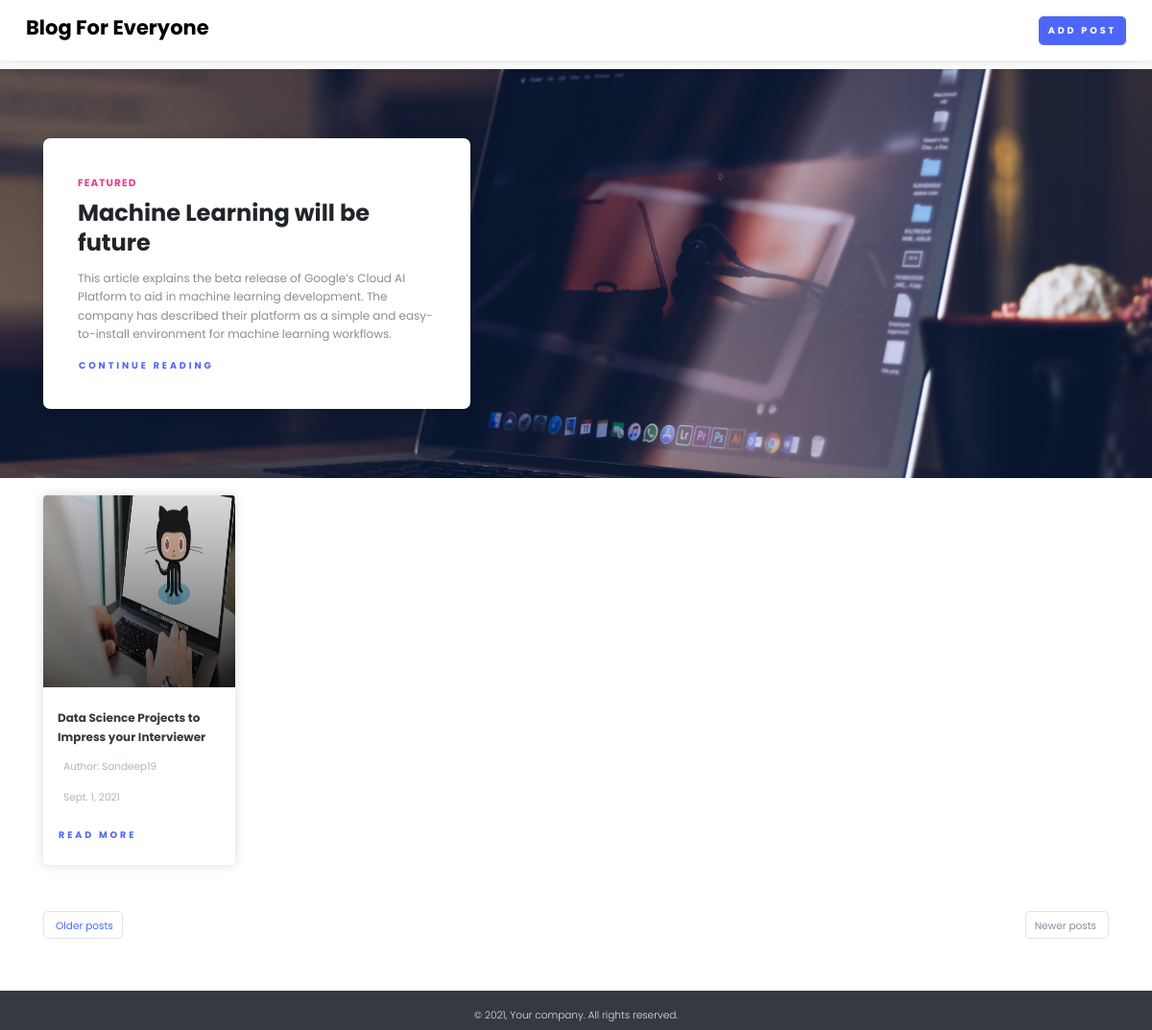
Before: / with the older database file.
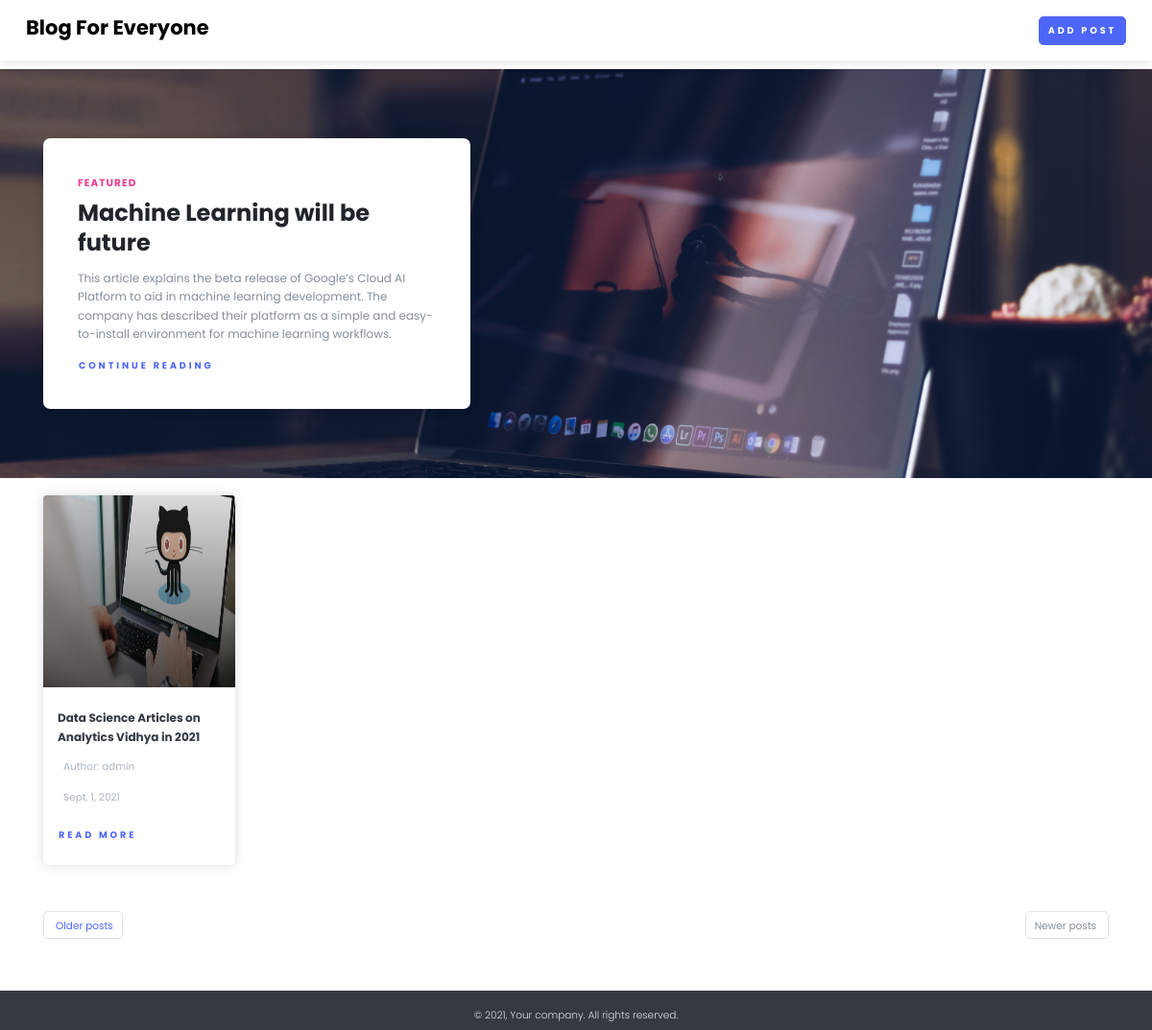
After: the same page with the newer database file.
### app/models.py (models this page shows, shortened)
class post(models.Model):
    title = models.CharField(max_length=200)
    image = models.ImageField(upload_to='media')
    content = FroalaField()
    slug     = models.SlugField(max_length=1000,null=True,blank=True)
    created_At = models.DateField(auto_now_add=True)
    user = ForeignKey(User, on_delete=models.CASCADE)

### app/views.py (the view)
# urls.py: path('',views.home,name='home'),
def home(request):
    obj = post.objects.all()
    return render(request, 'app/blog.html', {'obj': obj})

### app/templates/app/blog.html (shortened to what this page needs)
{% extends 'app/base.html' %}
{% load static %}
{% block content %}
<section class="position-relative py-6">
  <img class="bg-image" src="{% static 'images/tech.jpg' %}" alt="">
  <div class="container">
    <div class="row">
      <div class="col-lg-5">
        <div class="bg-white rounded-lg shadow p-5"><strong class="text-uppercase text-secondary d-inline-block mb-2 text-sm">Featured</strong>
          <h2 class="mb-3">Machine Learning will be future</h2>
          <p class="text-muted">This article explains the beta release of Google’s Cloud AI Platform to aid in machine learning development. The company has described their platform as a simple and easy-to-install environment for machine learning workflows.</p><a class="btn btn-link p-0" href="#">Continue reading </a>
        </div>
      </div>
    </div>
  </div>
</section>
<section class="py-4">
  <div class="container">
    <div class="row mb-5">
      {% for data in obj %}
      <div class="col-lg-3 col-sm-6 mb-3 hover-animate" >
        <div class="card shadow border-0 h-100" style="width: 200px; height: 300px;"><a href="/media/{{data.image}}"><img class="img-fluid card-img-top" src="/media/{{data.image}}" alt="..." style="width: 200px; height: 200px;"/></a>
          <div class="card-body">
            <h5 class="my-2"><a class="text-dark" href="#">{{data.title}}      </a></h5>
            <p class="text-gray-500 text-sm my-3">Author: {{data.user}}</p>
            <p class="text-gray-500 text-sm my-3">{{data.created_At}}</p>
            <a class="btn btn-link pl-0" href="{% url 'see_blog' data.slug %}">Read more</a>
          </div>
        </div>
      </div>
      {% endfor %}
    </div>
    <nav aria-label="Blog pagination">
      <ul class="pagination justify-content-between mb-5">
        <li class="page-item"><a class="page-link text-sm rounded" href="#"> Older posts</a></li>
        <li class="page-item disabled"><a class="page-link text-sm rounded" href="#" tabindex="-1">Newer posts  </a></li>
      </ul>
    </nav>
  </div>
</section>
{% endblock content %}

### app/templates/app/base.html (shortened to what this page needs)
<!DOCTYPE html>
<html lang="en">
  {% load static %}
<head>
    <link rel="stylesheet" href="{% static 'css/nouislider.css' %}">
    <link rel="stylesheet" href="{% static 'css/swiper.min.css' %}">
    <link rel="stylesheet" href="{% static 'css/magnific-popup.css' %}">
    <link rel="stylesheet" href="{% static 'css/default.css' %}" id="theme-stylesheet">
   </head>
  <body style="padding-top: 72px;">
        <header class="header">
        <nav class="navbar navbar-expand-lg fixed-top shadow navbar-light bg-white">
          <div class="container-fluid">
            <div class="d-flex align-items-center"><a class="navbar-brand py-1" href="{% url 'home' %}">
            <h3>Blog For Everyone</h3>
            </div>
            <div class="collapse navbar-collapse" id="navbarCollapse">
              <ul class="navbar-nav ml-auto">
                {% if request.user.is_authenticated %}
                <h3>Welcome {{request.user}}</h3>
                <li class="nav-item mt-3 mt-lg-0 ml-lg-3 d-lg-none d-xl-inline-block">
                  <a class="btn btn-danger" href="{% url 'logout' %}">Logout</a></li>
                  <li class="nav-item mt-3 mt-lg-0 ml-lg-3 d-lg-none d-xl-inline-block">
                    <a class="btn btn-info" href="{% url 'addpost' %}">Add Post</a></li>
                {% else %}
                {% block btn %}
                <li class="nav-item mt-3 mt-lg-0 ml-lg-3 d-lg-none d-xl-inline-block">
                  <a class="btn btn-primary" href="{% url 'login' %}">Add Post</a></li>
                {% endblock btn %}
                {% endif %}
              </ul>
            </div>
          </div>
        </nav>
      </header>
    {% block content %}
    {% endblock content %}
    <footer class="position-relative z-index-10 d-print-none text-center">
      <div class="py-4 font-weight-light bg-gray-800 text-gray-300 text-center">
        <div class="container" style="height:5px;">
          <div class="row align-items-center">
            <div class="col">
              <p class="text-sm mb-md-0 ">&copy; 2021, Your company.  All rights reserved.</p>
            </div>
          </div>
        </div>
      </div>
    </footer>
  </body>
</html>

### app/templates/app/base.html (style rules this page uses)
* { font-size: 12px; }

Changed rows visible on the page:
removed post: image (picture), title "Data Science Projects to Impress your Interviewer", user "Sandeep19", created_At "Sept. 1, 2021"
added post: image (picture), title "Data Science Articles on Analytics Vidhya in 2021", user "admin", created_At "Sept. 1, 2021"
